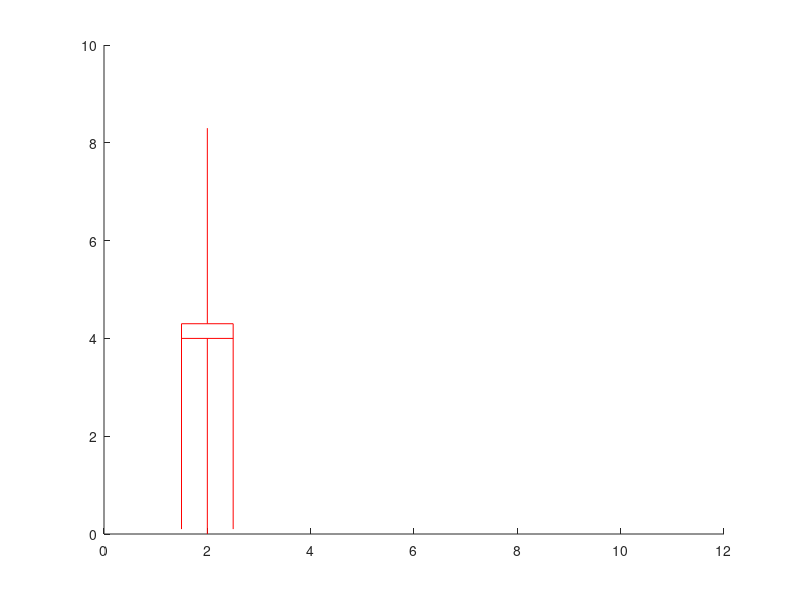

Write the MATLAB code that produced this figure.
%THE DAMPER

l=4; w=1;
Lmin=2*l+0.3;
Lmax=3*l; %(2+4*sqrt(2))*l;
L0=[Lmin (Lmax+Lmin)/2 Lmax]; %Lmax=12
rgb={'r','m','b'};
c=1.05*l;

aa=axes;
hold on

for ii=1
h=L0(ii)-2*l;
p0x=ii*2; p0y=0;

%moving stem
p1x=p0x; p1y=p0y+l;
line(aa,[p0x,p1x],[p0y,p1y],'Color',rgb{ii}); %stem from ground
p1xl=p1x-w/2; p1xr=p1x+w/2;
line(aa,[p1xl,p1xr],[p1y,p1y],'Color',rgb{ii}); %stem from ground

%fixed stem
p2x=p1x; p2y=p1y+h; p2xl=p2x-w/2; p2xr=p2x+w/2;
line(aa,[p2xl,p2xr],[p2y,p2y],'Color',rgb{ii}); %stem to mass
line(aa,[p2xl,p2xl],[p2y,p2y-c],'Color',rgb{ii}); %coda left
line(aa,[p2xr,p2xr],[p2y,p2y-c],'Color',rgb{ii}); %coda right
p4y=p2y+l;
line(aa,[p2x,p2x],[p2y,p4y],'Color',rgb{ii}); %stem to mass
end

xlim([0,3*l]);
